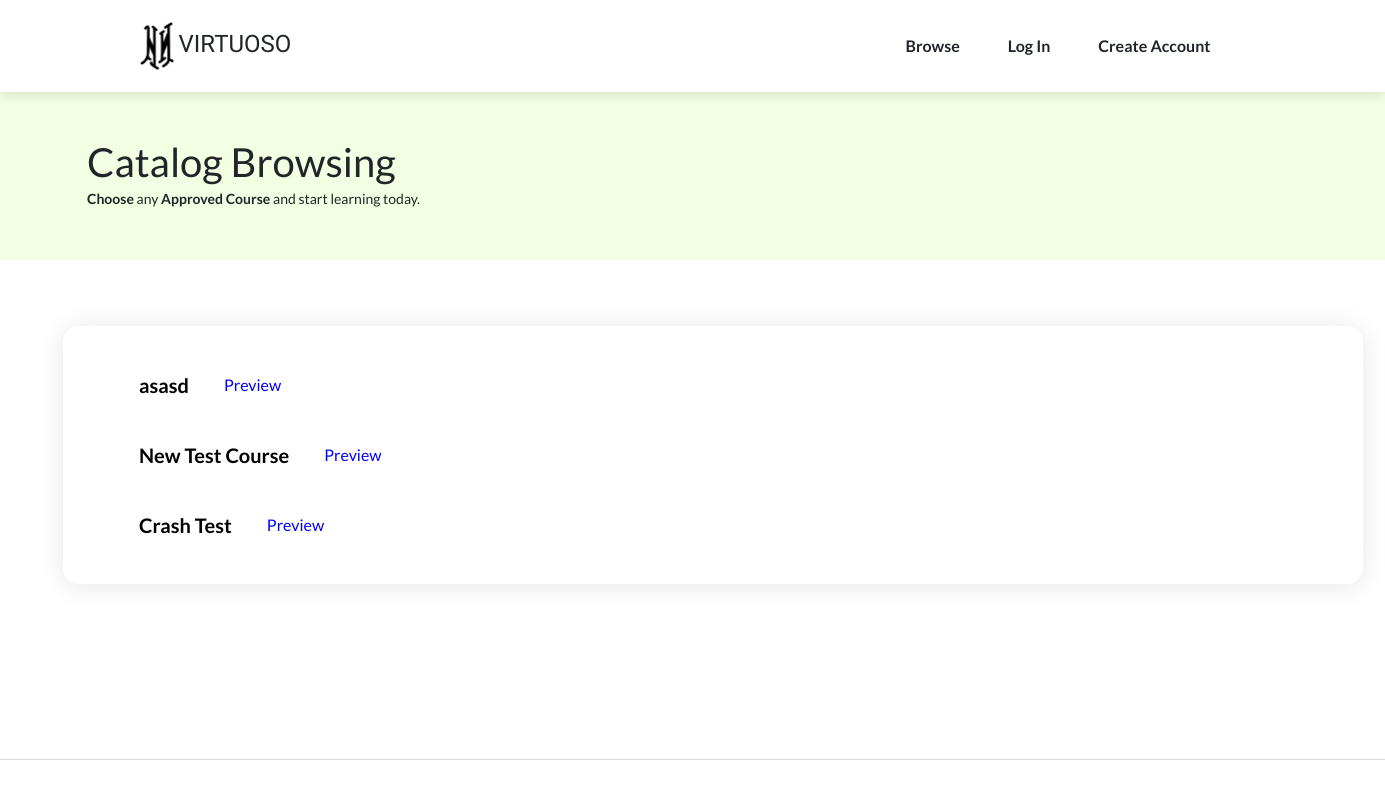
/browse.php, run on an earlier commit of the app's database.
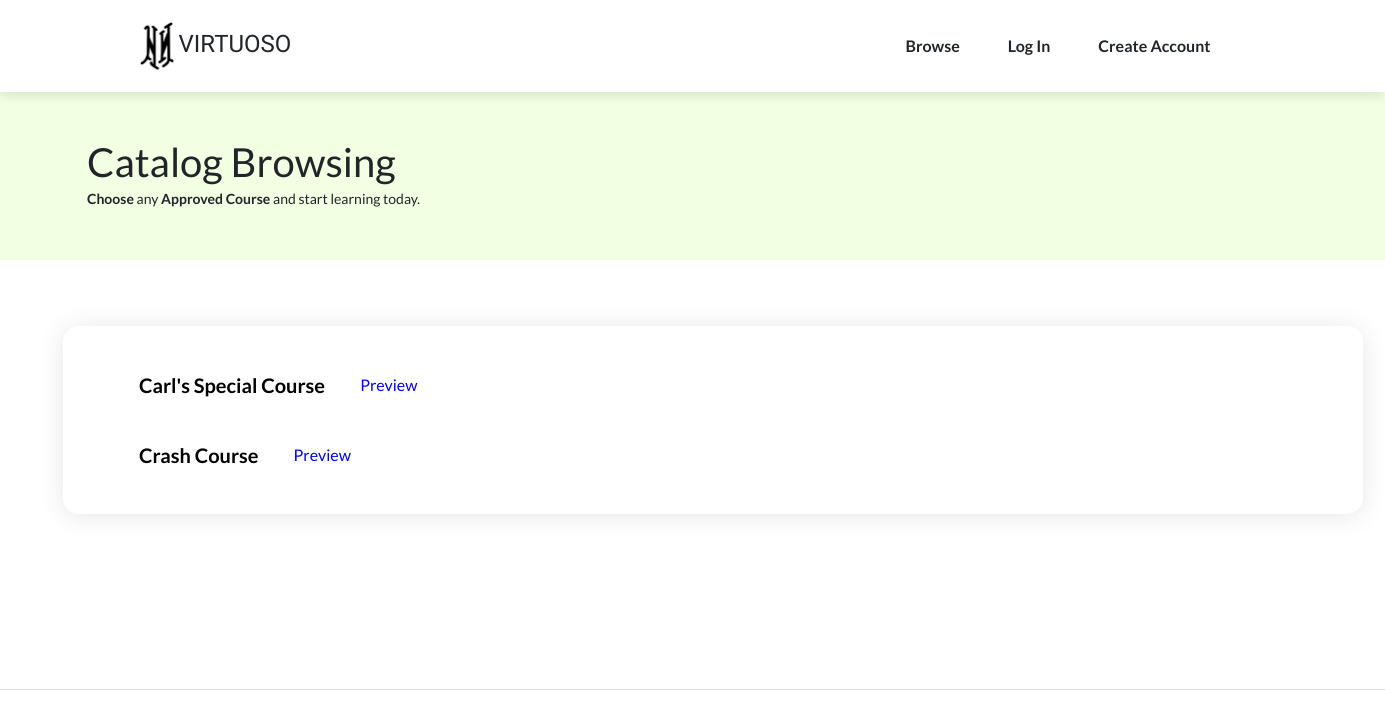
And on a later commit of the database.
### tables this page shows
CREATE TABLE `course` (
  `course_id` int(11) NOT NULL,
  `course_name` varchar(128) NOT NULL,
  `course_desc` text NOT NULL,
  `t_fid` int(11) NOT NULL,
  `approval_admin_fid` int(11) DEFAULT NULL,
  `course_status` int(1) NOT NULL DEFAULT 0
);

### includes/functions.inc.php (called while the page is built, shortened)
<?php
function checkGlobalCourse($conn) {
    $sql = "SELECT * FROM course";
    $stmt = mysqli_stmt_init($conn);
    if (!mysqli_stmt_prepare($stmt, $sql)){
      echo "<script>alert('Problem connecting to database, please try again later.');</script>";
      exit();
    }
    mysqli_stmt_execute($stmt);
    $resultData = mysqli_stmt_get_result($stmt);
    $rows = [];
    while ($row = mysqli_fetch_assoc($resultData)){
      $rows[] = $row;
    }
    return $rows;
}
function retrieveGlobalCourse($conn) {
      $checkGlobalCourse[] = checkGlobalCourse($conn);
}

### browse.php (the view, shortened to what the changed rows need)
<?php
  include_once 'header.php';
  require_once 'includes/dbh.inc.php';
  require_once 'includes/functions.inc.php';
  retrieveGlobalCourse($conn);
?>
    <main class="page lanidng-page">
        <section class="editor" style="background: rgba(212,255,162,0.31);">
            <div class="row" style="width: 1300px;margin: auto;">
                <div class="col" style="width: 1300px;margin: auto;">
                    <h1 style="margin: auto;">Catalog Browsing</h1>
                </div>
            </div>
        </section>
        <section class="editor">
            <div class="col">
                    <div class="row">
                        <div class="col-xxl-4" style="padding: 0px 0px;padding-top: 16px; width: 1300px;margin: auto;">
                            <div class="row" style="width: 1300px;margin: auto; box-shadow: 0px 2px 26px rgba(0,0,0,.1); padding: 24px 48px; border-radius: 16px;" >
                              <?php
                              if (isset($_SESSION['teacherid'])) {
                                $tempSUBBEDcourseID[] = "";
                              if (isset($_SESSION['learnerid'])){
                                  foreach ($_SESSION["learnerCourse"][0] as $subscribed){
                                    if (empty($subscribed)){
                                      $tempSUBBEDcourseID = "";
                                    } else {
                                      $tempSUBBEDcourseID[] = $subscribed['course_fid'];
                                    }
                                  }
                            }
                              $num=0;
                                foreach ($_SESSION["GlobalCourse"][$num] as $display) {
                                  $tempCourseId = $display['course_id'];
                                  $tempname = $display['course_name'];
                                  $tempdesc = $display['course_desc'];
                                  $tempTFID = $display['t_fid'];
                                  $tempapproved = $display['course_status'];
                                  if ($tempapproved == 1){
                                  echo <<<GFG
                                      <div class="coursetitle" id="coursetitle{$tempCourseId}">
                                        <a class="btn btn-primary listgroupdropMain subjectList" style="font-size: 20px; margin: 14px 0px;"data-bs-toggle="collapse" aria-expanded="false" aria-controls="collapse-{$num}" href="#collapseCourse-{$num}" role="button"><strong>{$tempname}</strong></a>
                                        <input class="simpleTextEdit" type="button" style="margin: 14px 0px; color:blue;" value="Preview" onclick="redirectViewCourse({$tempCourseId})"></input>
                                        <input id= "showFeedbackBox{$tempCourseId}" class="simpleTextEdit" type="button" style="margin: 14px 0px; color:green;" value="Provide Feedback" ></input>
                                        <div id="feedbackBox{$tempCourseId}" class="modal">
                                        <div class="modal-content">
                                          <div>
                                              <h4 style=" padding: 24px; text-align: center !important; display: inline-block;">Feedback for <strong>{$tempname}</strong></h4>
                                              <span style=" display: inline-block;text-align: right; padding: 18px; margin-right: 14px;" id="close{$tempCourseId}" class="close">&times;</span>
                                          </div>
                                          <form style="all: revert; padding: 24px;" method="post" action="includes/feedbacks.inc.php">
                                            <div>
                                                <textarea name="teacherMsg" style="width: 100%; height: 200px;"></textarea>
                                            </div>
                                            <div>
                                                <input type="hidden" name="hiddenCourseID" value="{$tempCourseId}">
                                                <input type="submit" class="btn btn-primary myhover" name="teacherCoursefeedback" style="margin-top: 24px; float: right; border-radius: 7px;background: #1eb53a;"></input>
                                            </div>
                                          </form>
                                        </div>
                                        </div>
                                        <script>
                                              var modal{$tempCourseId} = document.getElementById("feedbackBox{$tempCourseId}");
                                              // Get the button that opens the modal
                                              var show{$tempCourseId} = document.getElementById("showFeedbackBox{$tempCourseId}");
                                              // Get the <span> element that closes the modal
                                              // var close{$tempCourseId} = document.getElementsByClassName("close")[0];
                                              var close{$tempCourseId} = document.getElementById("close{$tempCourseId}");
                                              // When the user clicks on the button, open the modal
                                              show{$tempCourseId}.onclick = function() {
                                                modal{$tempCourseId}.style.display = "block";
                                              }
                                              // When the user clicks on <span> (x), close the modal
                                              close{$tempCourseId}.onclick = function() {
                                                modal{$tempCourseId}.style.display = "none";
                                              }
                                        </script>
                                  GFG;
                                  if (isset($_SESSION['learnerid'])){
                                    if (in_array($tempCourseId, $tempSUBBEDcourseID))
                                    {
                                      echo <<<GFG
                                      <div style="float:right;margin-left:24px; display: inline-block; box-shadow: 0px 4px 26px rgba(0,60,0,.3); border-radius: 20px 20px 20px 20px; background-color: rgba(255,5,0,.3);">
                                            <span>
                                              <input class="simpleTextEdit" type="button"style="color: black;font-size: 18px; margin: 10px 0px !important; padding: 0px 24px; background-color:inherit;" value = "Opt out on course 😢" onclick="redirectRemoveSubscription({$tempCourseId})"></input>
                                            </span>
                                      </div>
                                      <div style="float:right;margin-left:24px; display: inline-block; box-shadow: 0px 4px 26px rgba(0,60,0,.3); border-radius: 20px 20px 20px 20px; background-color: rgba(222,200,0,.3);">
                                            <span>
                                              <p style="font-size: 18px; margin: 14px 0px !important; padding: 0px 60px;"> You are subscribed to this course!</p>
                                            </span>
                                      </div>
                                      GFG;
                                    } else {
                                      echo <<<GFG
                                            <input class="simpleTextEdit" type="button" style="margin: 14px 0px; color:green;" value="I WANT THIS" onclick="redirectLearnerSubscribe({$tempCourseId})"></input>
                                      GFG;
                                    }
                                  }
                                  echo <<<GFG
                                          <div class="collapse" id="collapseCourse-{$num}">
                                  GFG;
                                    $subsnum = 0;
                                    foreach ($_SESSION["GlobalCourseSubtopics"] as $coursesubsDisp){
                                      $tempinnercourse = $coursesubsDisp[$subsnum]['course_fid'];
                                      if($tempCourseId == $tempinnercourse){
                                        $innercount = 0;
                                        foreach ($coursesubsDisp as $count) {
                                          $tempSubname = $count['sub_name'];
                                          echo <<<GFG
                                              <div class="singleTopicRow" id="singleTopicRow{$subsnum}">
                                                <a class="btn btn-primary listgroupdropMain TopicList" style="padding-top: 0px; padding-bottom: 2px;margin-left: 24px; margin-top: 0px; margin-bottom: 12px;" data-bs-toggle="collapse" aria-expanded="false" aria-controls="collapse-{$subsnum}" href="#collapseTopic-{$subsnum}" role="button">{$tempSubname}</a>
                                          GFG;
                                          echo <<<GFG
                                                  </div>
                                          GFG;
                                          $innercount += 1;
                                        }
                                        $subsnum +=1;
                                        }
                                    }
                                 echo <<<GFG
                                          </div>
                                      </div>
                                  GFG;
                                  $num += 1;
                                }
                              }
                            } else {
                            $num=0;
                              foreach ($_SESSION["GlobalCourse"][$num] as $display) {
                                $tempCourseId = $display['course_id'];
                                $tempname = $display['course_name'];
                                $tempapproved = $display['course_status'];
                                if ($tempapproved == 1){
                                echo <<<GFG
                                    <div class="coursetitle" id="coursetitle{$tempCourseId}">
                                      <a class="btn btn-primary listgroupdropMain subjectList" style="font-size: 20px; margin: 14px 0px;"data-bs-toggle="collapse" aria-expanded="false" aria-controls="collapse-{$num}" href="#collapseCourse-{$num}" role="button"><strong>{$tempname}</strong></a>
                                      <input class="simpleTextEdit" type="button" style="margin: 14px 0px; color:blue;" value="Preview" onclick="redirectViewCourse({$tempCourseId})"></input>
                                GFG;
                                echo <<<GFG
                                        <div class="collapse" id="collapseCourse-{$num}">
                                GFG;
                               echo <<<GFG
                                        </div>
                                    </div>
                                GFG;
                                $num += 1;
                              }
                            }
                              }
                               ?>
                            </div>
                        </div>
                    </div>
            </div>
        </section>
    </main>
</body>
</html>

What changed in the data, as far as the page shows it:
removed course: course_name "asasd"
removed course: course_name "New Test Course"
now on this page (row edited): course: course_name "Carl's Special Course"
changed course: course_name "Crash Test" → "Crash Course"
